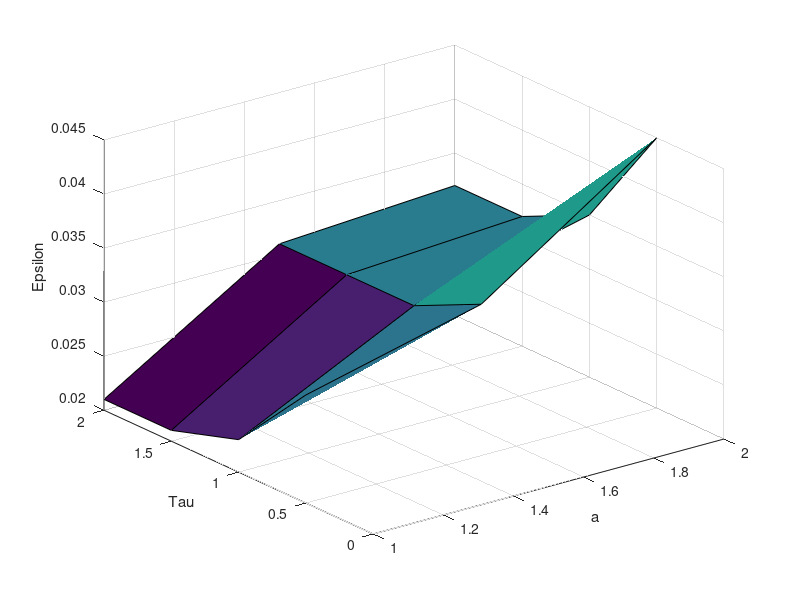

MATLAB code to generate this figure:
[a,tau] = meshgrid(1:0.5:2,0.5:0.5:2);

load('epsilon_1.mat')
load('epsilon_2.mat')
load('epsilon_3.mat')

eps = [epsilon_1;epsilon_2;epsilon_3];

figure(3)
surf(a,tau,eps')
xlabel('a')
ylabel('Tau')
zlabel('Epsilon')